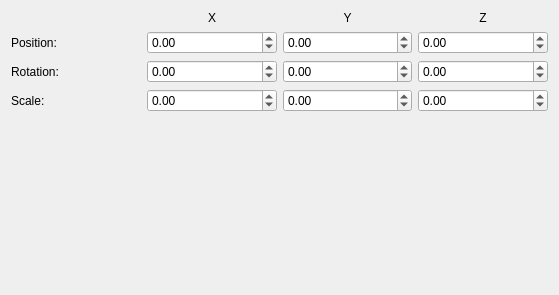
<?xml version="1.0" encoding="UTF-8"?>
<ui version="4.0">
 <class>Transform</class>
 <widget class="QWidget" name="Transform">
  <property name="geometry">
   <rect>
    <x>0</x>
    <y>0</y>
    <width>559</width>
    <height>295</height>
   </rect>
  </property>
  <property name="windowTitle">
   <string>Form</string>
  </property>
  <layout class="QGridLayout" name="gridLayout">
   <item row="3" column="0">
    <widget class="QLabel" name="label_5">
     <property name="text">
      <string>Rotation:</string>
     </property>
    </widget>
   </item>
   <item row="3" column="2">
    <widget class="QDoubleSpinBox" name="RY">
     <property name="minimum">
      <double>-99.000000000000000</double>
     </property>
    </widget>
   </item>
   <item row="4" column="2">
    <widget class="QDoubleSpinBox" name="SY">
     <property name="minimum">
      <double>-99.000000000000000</double>
     </property>
    </widget>
   </item>
   <item row="1" column="3">
    <widget class="QLabel" name="label_10">
     <property name="text">
      <string>Z</string>
     </property>
     <property name="alignment">
      <set>Qt::AlignCenter</set>
     </property>
    </widget>
   </item>
   <item row="2" column="1">
    <widget class="QDoubleSpinBox" name="PX">
     <property name="minimum">
      <double>-99.000000000000000</double>
     </property>
    </widget>
   </item>
   <item row="1" column="1">
    <widget class="QLabel" name="label_8">
     <property name="text">
      <string>X</string>
     </property>
     <property name="alignment">
      <set>Qt::AlignCenter</set>
     </property>
    </widget>
   </item>
   <item row="4" column="0">
    <widget class="QLabel" name="label_6">
     <property name="text">
      <string>Scale:</string>
     </property>
    </widget>
   </item>
   <item row="1" column="0">
    <widget class="QLabel" name="label_7">
     <property name="text">
      <string/>
     </property>
    </widget>
   </item>
   <item row="1" column="2">
    <widget class="QLabel" name="label_9">
     <property name="text">
      <string>Y</string>
     </property>
     <property name="alignment">
      <set>Qt::AlignCenter</set>
     </property>
    </widget>
   </item>
   <item row="2" column="0">
    <widget class="QLabel" name="label_4">
     <property name="text">
      <string>Position:</string>
     </property>
    </widget>
   </item>
   <item row="4" column="1">
    <widget class="QDoubleSpinBox" name="SX">
     <property name="minimum">
      <double>-99.000000000000000</double>
     </property>
    </widget>
   </item>
   <item row="5" column="2">
    <spacer name="verticalSpacer">
     <property name="orientation">
      <enum>Qt::Vertical</enum>
     </property>
     <property name="sizeHint" stdset="0">
      <size>
       <width>20</width>
       <height>40</height>
      </size>
     </property>
    </spacer>
   </item>
   <item row="3" column="1">
    <widget class="QDoubleSpinBox" name="RX">
     <property name="minimum">
      <double>-99.000000000000000</double>
     </property>
    </widget>
   </item>
   <item row="2" column="2">
    <widget class="QDoubleSpinBox" name="PY">
     <property name="minimum">
      <double>-99.000000000000000</double>
     </property>
    </widget>
   </item>
   <item row="2" column="3">
    <widget class="QDoubleSpinBox" name="PZ">
     <property name="minimum">
      <double>-99.000000000000000</double>
     </property>
    </widget>
   </item>
   <item row="3" column="3">
    <widget class="QDoubleSpinBox" name="RZ">
     <property name="minimum">
      <double>-99.000000000000000</double>
     </property>
    </widget>
   </item>
   <item row="4" column="3">
    <widget class="QDoubleSpinBox" name="SZ">
     <property name="minimum">
      <double>-99.000000000000000</double>
     </property>
    </widget>
   </item>
  </layout>
 </widget>
 <resources/>
 <connections/>
</ui>
